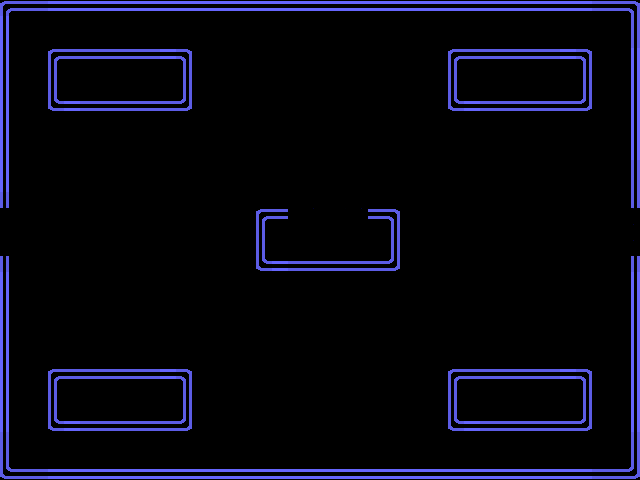

The image is a tile-based game level rendered from a .tmx file. Its description and source (layers, tilesets, objects; grid data summarised) follow:
An orthogonal 40x30 tile map with 16x16 px tiles, 3 tile layers (base, walls, items), 2 tilesets.

<map version="1.2" tiledversion="1.2.1" orientation="orthogonal" renderorder="right-down" width="40" height="30" tilewidth="16" tileheight="16" infinite="0" nextlayerid="4" nextobjectid="1">
 <tileset firstgid="1" source="s.tsx" />
 <tileset firstgid="32" name="NES - Mega Man - Bomb Man Stage" tilewidth="16" tileheight="16" tilecount="24320" columns="320">
  <image source="MEGAMAN/NES - Mega Man - Bomb Man Stage.png" width="5134" height="1219" />
 </tileset>
 <layer id="2" name="base" width="40" height="30">
  <data>[1200 cells, 1125 non-empty, 1 distinct tile ids]</data>
 </layer>
 <layer id="1" name="walls" width="40" height="30" opacity="0.9">
  <data>[1200 cells, 166 non-empty, 9 distinct tile ids]</data>
 </layer>
 <layer id="3" name="items" width="40" height="30">
  <data>[1200 cells, 0 non-empty, 0 distinct tile ids]</data>
 </layer>
</map>
